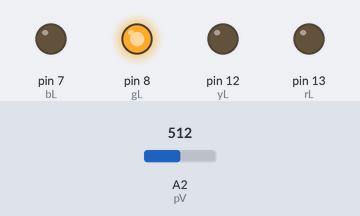
Bench run of a sketch on a simulated Arduino Uno, built with avr-gcc and run on an emulated ATmega328P. On the bench: output pins drawn as LEDs (lit = HIGH). The inputs (shaded band) are chosen by the test bench; at power-on: A2 (pV) = 512.

Above: at 1.2 s.
1.3 s: A2 (pV) set to 412
2.8 s: A2 (pV) set to 384
At 3.1 s:
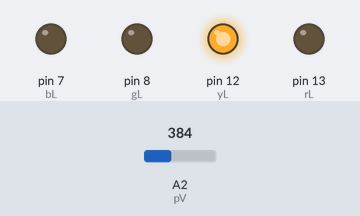
4.3 s: A2 (pV) set to 209
5.8 s: A2 (pV) set to 191
At 6.5 s:
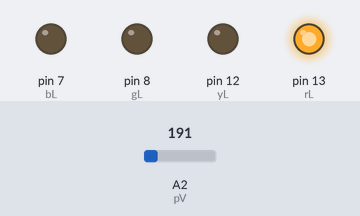
7.3 s: A2 (pV) set to 810
At 7.7 s:
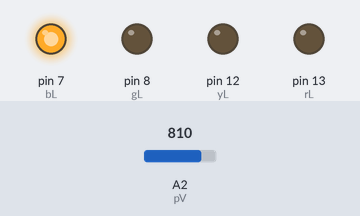
8.8 s: A2 (pV) set to 617
10.3 s: A2 (pV) set to 589
At 11.2 s:
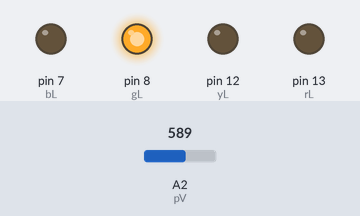
Timing chart, 0 to 12.8 s (numbered marks = the images above; inputs shaded):
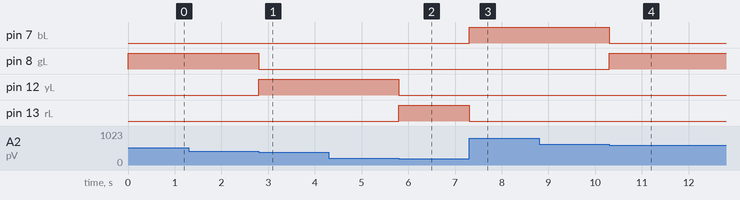

The sketch:

NewYear.ino
```cpp
int rL = 13;
int yL = 12;
int gL = 8;
int bL = 7;

int pV = 2;

void setup(){
    Serial.begin(9600);
pinMode(rL, OUTPUT);
pinMode(yL, OUTPUT);
pinMode(gL, OUTPUT);
pinMode(bL, OUTPUT);
}

void loop(){
 int val = analogRead(pV);

  if (val<200) //1
  {
  digitalWrite(rL, HIGH);
  digitalWrite(yL, LOW);
  digitalWrite(gL, LOW);
  digitalWrite(bL, LOW);
  }

  if (val>200 && val<400) //2
  {
  digitalWrite(yL, HIGH);
  digitalWrite(rL, LOW);
  digitalWrite(gL, LOW);
  digitalWrite(bL, LOW);
 }

 if (val>400 && val<600) //3
 {
  digitalWrite(gL, HIGH);
  digitalWrite(rL, LOW);
  digitalWrite(yL, LOW);
  digitalWrite(bL, LOW);
 }

 if (val>800) //4
 {
  digitalWrite(bL, HIGH);
  digitalWrite(rL, LOW);
  digitalWrite(yL, LOW);
  digitalWrite(gL, LOW);
 }  /*else {
  digitalWrite(rL, LOW);
  digitalWrite(yL, LOW);
  digitalWrite(gL, LOW);
  digitalWrite(bL, LOW);
 } */

}
```

Measured:
- the behaviour switches between 400 and 399 on A2 (pV) (found by bisection; images 0 and 1)
- the behaviour switches between 200 and 199 on A2 (pV) (found by bisection; images 1 and 2)
- the behaviour switches between 600 and 599 on A2 (pV) (found by bisection; images 3 and 4)
- after the input at 1.3 s, every drawn part: stays the same
- after the input at 2.8 s, pin 8 (gL): HIGH → LOW at once; pin 12 (yL): LOW → HIGH at once
- after the input at 4.3 s, every drawn part: stays the same
- after the input at 5.8 s, pin 12 (yL): HIGH → LOW at once; pin 13 (rL): LOW → HIGH at once
- after the input at 7.3 s, pin 7 (bL): LOW → HIGH at once; pin 13 (rL): HIGH → LOW at once
- after the input at 8.8 s, every drawn part: stays the same
- after the input at 10.3 s, pin 7 (bL): HIGH → LOW at once; pin 8 (gL): LOW → HIGH at once
